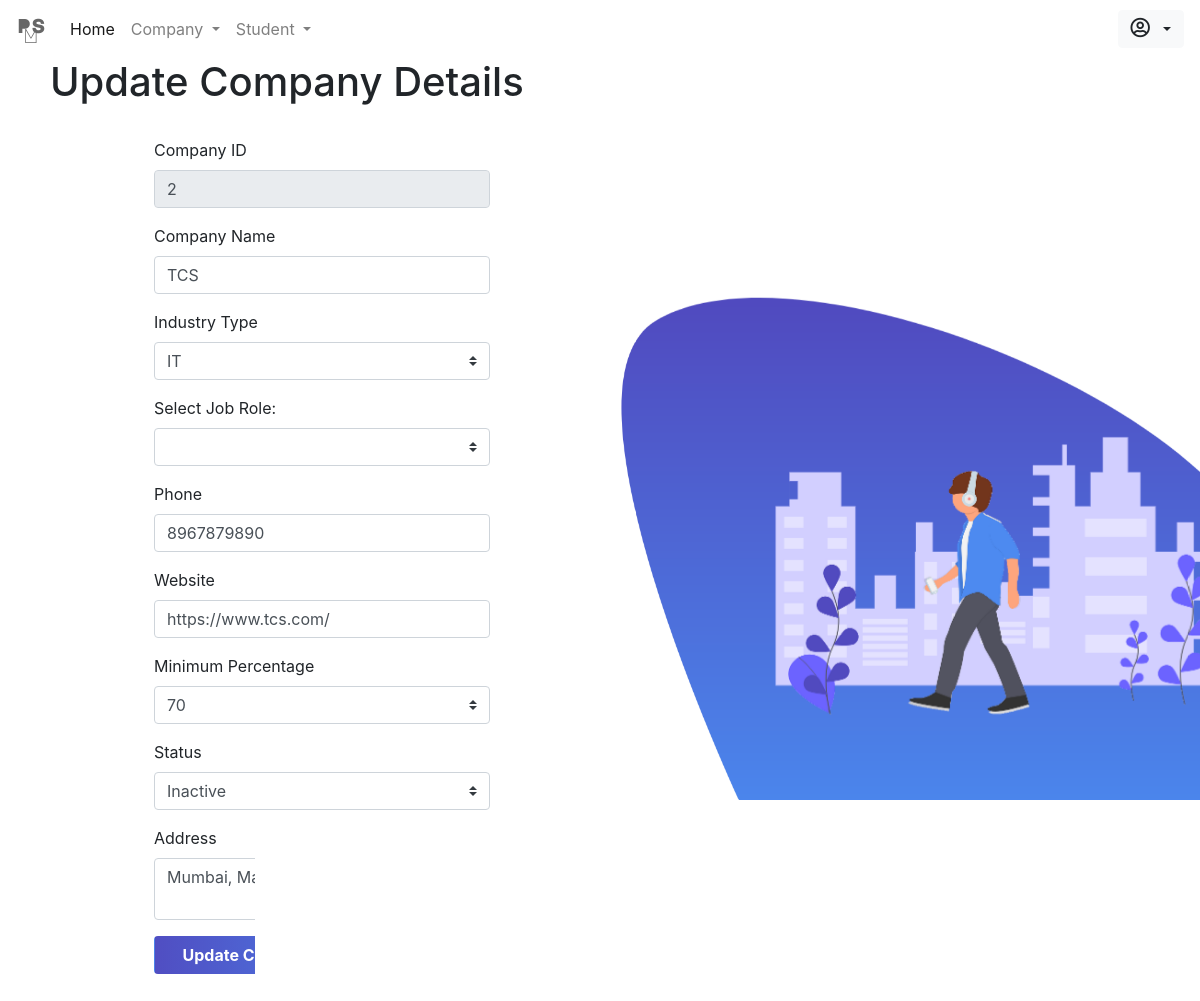
The app's page /admin/editcomp.php?edit=2 with its own data.
### tables this page shows
CREATE TABLE IF NOT EXISTS `company` (
  `id` int(100) NOT NULL AUTO_INCREMENT,
  `name` varchar(130) NOT NULL,
  `type` varchar(30) NOT NULL,
  `Role` varchar(30) NOT NULL,
  `address` varchar(200) NOT NULL,
  `number` varchar(11) NOT NULL,
  `website` varchar(100) NOT NULL,
  `status` varchar(100) NOT NULL DEFAULT 'Active',
  `minperc` varchar(100) NOT NULL DEFAULT '0',
  PRIMARY KEY (`id`)
);

### admin/editcomp.php (the view, shortened to what this page needs)
<!doctype html>
<html lang="en">
  <head>
    <?php include_once 'includes/head.php'; ?>
    <link rel="stylesheet" href="https://maxcdn.bootstrapcdn.com/bootstrap/4.0.0/css/bootstrap.min.css">
    <link href="https://unpkg.com/gijgo@1.9.13/css/gijgo.min.css" rel="stylesheet" type="text/css" />
    <link rel="stylesheet" type="text/css" href="css/addcomp.css">
  </head>
  <body>
    <div>
      <img id="img2" src="../images/walk.png" width="550px" style="position: absolute; position: fixed; z-index: 1; margin-left: 60%; margin-top: 50vh;">
    </div>
    <img src="../images/add.png" id="img1" style="position: fixed;">
    <?php include_once 'includes/nav.php'; ?>
    <div class="content">
    <h1 align="center" style="margin-left: 50px;">Update Company Details</h1> <br>
    <div class="row justify-content-center">
    <form action="php/addcomp.inc.php" method="POST">
    <?php
    include_once '../includes/db.inc.php';
    if (isset($_GET['edit'])) {
      $id = $_GET['edit'];
      $sql = "select * from company where id='$id'";
      $res = mysqli_query($conn, $sql);
      $rescheck = mysqli_num_rows($res);
      if ($rescheck > 0) {
        while ($row = mysqli_fetch_assoc($res)) {
        ?>
    <div class="center">
      <div class="form-group">
        <label>Company ID</label>
        <input type="text" class="form-control" id="id" name="cid" value="<?php echo $row['id']; ?>" readonly>
        </div>
      <div class="form-group">
        <label>Company Name</label>
        <input type="text" class="form-control" id="itemname" name="cname" value="<?php echo $row['name']; ?>">
        </div>
      <div class="form-group">
      <label for="ctype">Industry Type</label>
			          <select class="custom-select" id="ctype" name="ctype" placeholder="Company Type" onchange="populateOptions()">
            <option selected><?php echo $row['type']; ?></option>
			          </select>
      </div>
      <div class="form-group">
      <label for="jobOptions">Select Job Role:</label>
        				<select class="custom-select" id="jobOptions" name="jobOptions">
                <option selected><?php echo $row['Role']; ?></option>
            			<option value="Select Company Type">Select Company Type</option>
        			</select>
      </div>
      <div class="form-group">
        <label>Phone</label>
        <input type="text" class="form-control" id="price" name="telephone" value="<?php echo $row['number']; ?>">
        </div>
      <div class="form-group">
        <label>Website</label>
        <input type="text" class="form-control" id="price" name="website" value="<?php echo $row['website']; ?>">
        </div>
      <div class="form-group">
        <label>Minimum Percentage</label>
        <select class="custom-select" name="minperc">
          <option selected><?php echo $row['minperc']; ?></option>
        </select>
        </div>
      <div class="form-group">
        <label>Status</label>
          <select class="custom-select" name="status">
            <option value="<?php echo $row['status']; ?>"><?php echo $row['status']; ?></option>
        </select>
      </div>
      <div class="form-group">
        <label>Address</label>
        <textarea type="text" class="form-control" id="desc" name="address" style="width: 300px;"><?php echo $row['address']; ?></textarea>
      </div>
      <button type="submit" class="btn" name="update" style="width: 250px; color: white;
									font-weight: bold; background: linear-gradient(to left, #4B83EA, #504EC2);">Update Company Details</button>
    </div>  <br> <br> <br>
    <?php
        }
      }
    }
    ?>
  </form>
</div>
</div>
  </body>
</html>

### admin/css/addcomp.css (style rules this page uses)
#img1 { position: absolute; height: 100vh; width: 100%; position: fixed; }
#img1,.content { position: absolute; }
form { margin-left: 120px; }
button { background: #514DC0; }
#img2 { z-index: 0; }

### records on screen
company: cid "2", cname "TCS", ctype "IT", telephone "8967879890", website "https://www.tcs.com/", minperc "70", status "Inactive", address "Mumbai, Maharashtra"
